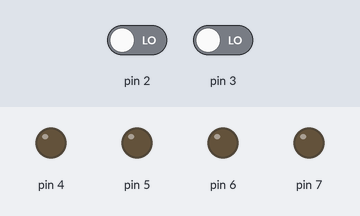
A sketch run on a simulated Arduino Uno, built with avr-gcc and run on an emulated ATmega328P. Parts: output pins drawn as LEDs (lit = HIGH). Dashed ring = blinking. The inputs (shaded band) are chosen by the test bench; at power-on: pin 2 LOW, pin 3 LOW.

Above: at 1.2 s.
1.3 s: pin 2 driven HIGH
At 3.0 s:
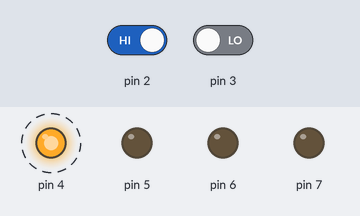
At 4.9 s:
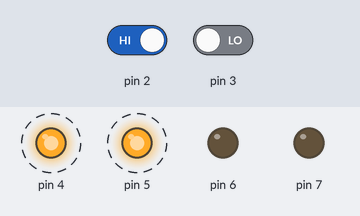
5.8 s: pin 2 driven HIGH
At 8.0 s:
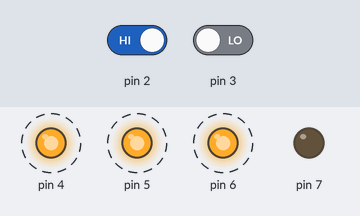
10.3 s: pin 3 driven LOW
Timing chart, 0 to 13.3 s (numbered marks = the images above; inputs shaded):
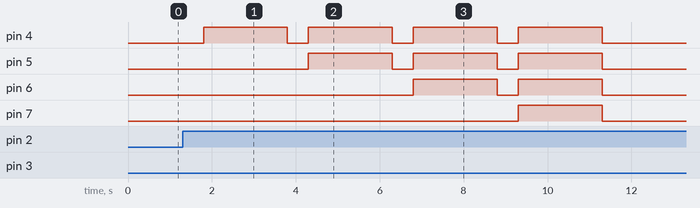

The sketch:

lightconnect_2.ino
```cpp
int a;
void setup() {
  pinMode(2,INPUT);
  pinMode(3,INPUT);
  pinMode(4,OUTPUT);
  pinMode(5,OUTPUT);
  pinMode(6,OUTPUT);
  pinMode(7,OUTPUT);

}

void loop() {
  if(digitalRead(2)){
    a++;
    delay(500);
  }
  if(digitalRead(3)){
    a--;
    delay(500);
  }
  if(a>0 && a<5){
    digitalWrite(4,HIGH);
    digitalWrite(5,LOW);
    digitalWrite(6,LOW);
    digitalWrite(7,LOW);

  }
  else if(a>5 && a<10){
    digitalWrite(4,HIGH);
    digitalWrite(5,HIGH);
    digitalWrite(6,LOW);
    digitalWrite(7,LOW);

  }
  else if(a>10 && a<15){
    digitalWrite(4,HIGH);
    digitalWrite(5,HIGH);
    digitalWrite(6,HIGH);
    digitalWrite(7,LOW);
  }
  else if(a>15 && a<20){
    digitalWrite(4,HIGH);
    digitalWrite(5,HIGH);
    digitalWrite(6,HIGH);
    digitalWrite(7,HIGH);

  }
  else{
    digitalWrite(4,LOW);
    digitalWrite(5,LOW);
    digitalWrite(6,LOW);
    digitalWrite(7,LOW);
  }

}
```

Measured:
- after the input at 1.3 s, pin 4: LOW → HIGH after 0.50 s, → LOW 2.0 s later, → HIGH 0.50 s later; pin 5: LOW → HIGH after 3.0 s
